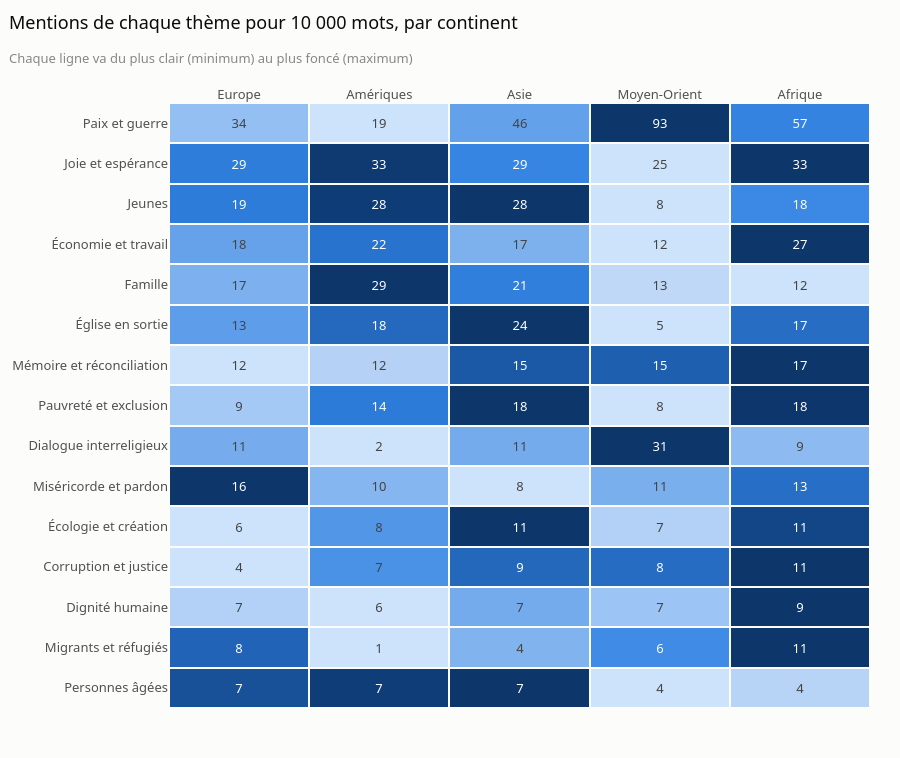

The notebook cell this image was saved under:
### Markdown cell above
### De quoi parle-t-il selon le continent ?

On définit 15 thèmes par des listes de mots anglais. Par exemple, le thème « Paix et guerre » regroupe « peace », « war », « weapons », « conflict »... Pour chaque continent, on compte les mentions de chaque thème pour 10 000 mots. La mesure est simple et vérifiable, mais elle compte des mots et non des idées.

La couleur se lit ligne par ligne : la case la plus foncée indique le continent où le thème revient le plus, la plus claire celui où il revient le moins. Les listes de mots sont dans `outils/analyse_corpus.py`.

### Code cell
grands_continents = [c for c in ac.ORDRE_CONTINENTS if (df["continent"] == c).sum() >= 10]
taux = ac.taux_lexique(df, "continent").loc[grands_continents].T
taux = taux.loc[taux.mean(axis=1).sort_values(ascending=False).index]

g.carte_chaleur(taux, "Mentions de chaque thème pour 10 000 mots, par continent",
                "Chaque ligne va du plus clair (minimum) au plus foncé (maximum)").show()

### Figure 1 — Plotly figure (JSON) as saved in the notebook; plotly's stock layout.template omitted (floating-point values rounded to 4 significant figures)
{"data": [{"colorscale": [[0.0, "#cde2fb"], [0.08333, "#b7d3f6"], [0.1667, "#9ec5f4"], [0.25, "#86b6ef"], [0.3333, "#6da7ec"], [0.4167, "#5598e7"], [0.5, "#3987e5"], [0.5833, "#2a78d6"], [0.6667, "#256abf"], [0.75, "#1c5cab"], [0.8333, "#184f95"], [0.9167, "#104281"], [1.0, "#0d366b"]], "customdata": [[34.19, 19.42, 46.26, 92.57, 57.46], [29.44, 32.52, 29.13, 25.4, 32.7], [19.29, 27.53, 28.38, 7.671, 17.91], [17.81, 21.58, 16.63, 12.44, 27.41], [16.8, 29.34, 21.38, 12.79, 11.83], [12.58, 17.8, 23.88, 5.455, 17.44], [11.51, 11.96, 15.38, 15.17, 16.51], [9.497, 13.83, 18.25, 8.012, 18.22], [11.16, 2.345, 11.38, 31.37, 8.876], [15.97, 10.28, 8.377, 10.57, 13.24], [6.173, 8.296, 11.13, 6.648, 10.59], [3.799, 6.914, 8.502, 8.353, 10.74], [6.767, 6.493, 7.377, 6.989, 9.343], [8.369, 1.323, 4.001, 6.137, 11.37], [6.767, 7.214, 7.377, 3.921, 4.204]], "hovertemplate": "%{y}, %{x}<br>%{customdata:.1f} mentions pour 10 000 mots<extra></extra>", "showscale": false, "text": [[34, 19, 46, 93, 57], [29, 33, 29, 25, 33], [19, 28, 28, 8, 18], [18, 22, 17, 12, 27], [17, 29, 21, 13, 12], [13, 18, 24, 5, 17], [12, 12, 15, 15, 17], [9, 14, 18, 8, 18], [11, 2, 11, 31, 9], [16, 10, 8, 11, 13], [6, 8, 11, 7, 11], [4, 7, 9, 8, 11], [7, 6, 7, 7, 9], [8, 1, 4, 6, 11], [7, 7, 7, 4, 4]], "texttemplate": "%{text}", "type": "heatmap", "x": ["Europe", "Amériques", "Asie", "Moyen-Orient", "Afrique"], "xgap": 2, "y": ["Paix et guerre", "Joie et espérance", "Jeunes", "Économie et travail", "Famille", "Église en sortie", "Mémoire et réconciliation", "Pauvreté et exclusion", "Dialogue interreligieux", "Miséricorde et pardon", "Écologie et création", "Corruption et justice", "Dignité humaine", "Migrants et réfugiés", "Personnes âgées"], "ygap": 2, "z": [[0.2019, 0.0, 0.367, 1.0, 0.5201], [0.5534, 0.9758, 0.5111, 0.0, 1.0], [0.561, 0.9591, 1.0, 0.0, 0.4943], [0.3584, 0.6108, 0.2797, 0.0, 1.0], [0.2836, 1.0, 0.5453, 0.05433, 0.0], [0.3869, 0.6697, 1.0, 0.0, 0.6505], [0.0, 0.08988, 0.7741, 0.7328, 1.0], [0.145, 0.5678, 1.0, 0.0, 0.9966], [0.3037, 0.0, 0.3112, 1.0, 0.225], [1.0, 0.2508, 0.0, 0.2889, 0.6402], [0.0, 0.4286, 1.0, 0.09597, 0.8913], [0.0, 0.4485, 0.6771, 0.6557, 1.0], [0.09604, 0.0, 0.3101, 0.1742, 1.0], [0.7015, 0.0, 0.2666, 0.4793, 1.0], [0.8234, 0.953, 1.0, 0.0, 0.08203]]}], "layout": {"height": 758, "legend": {"title": {"text": ""}}, "margin": {"t": 103}, "title": {"subtitle": {"font": {"color": "#898781", "size": 13}, "text": "Chaque ligne va du plus clair (minimum) au plus foncé (maximum)"}, "text": "Mentions de chaque thème pour 10 000 mots, par continent"}, "xaxis": {"showline": false, "side": "top"}, "yaxis": {"autorange": "reversed"}}}
